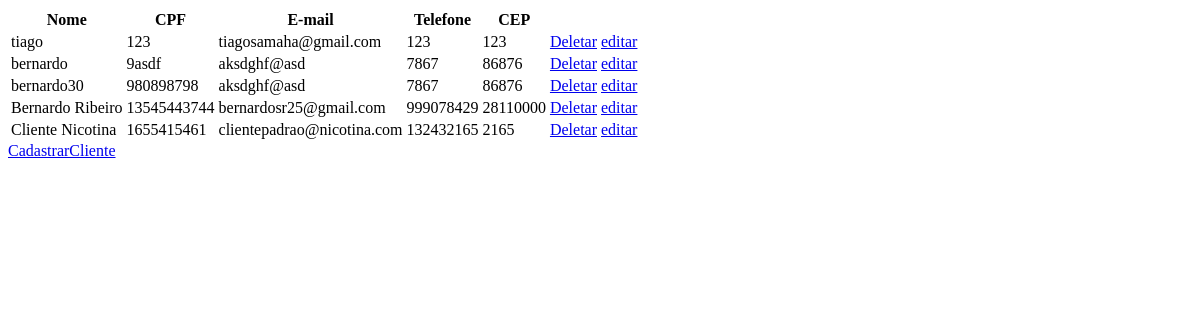
Page /cliente/lista_dos_clientes/ on the earlier database version.
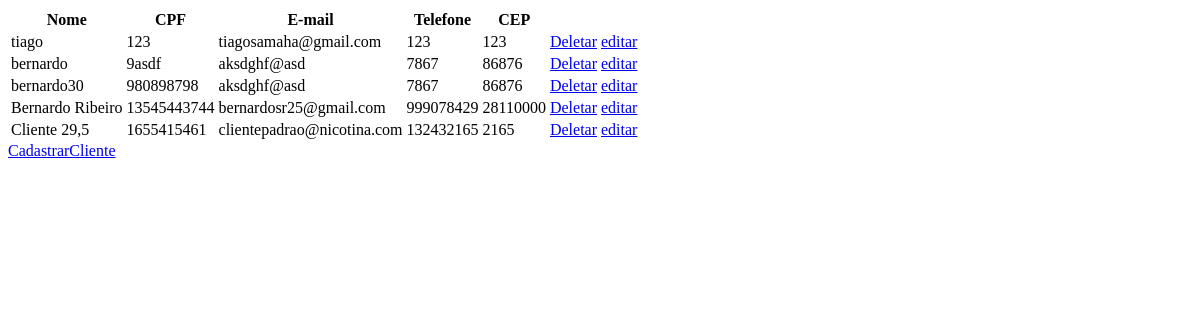
Same page on the later database version.
### cliente/models.py (models this page shows)
class Cliente(models.Model):
    nome = models.CharField(max_length=50)
    telefone = models.CharField(max_length=15)
    email = models.CharField(max_length=50)
    cep = models.CharField(max_length=15)
    cpf = models.CharField(max_length=15, unique=True)

### cliente/views.py (the view)
def lista_cliente(request):
    lista_clientes = Cliente.objects.all()
    return render(request, 'lista_cliente.html', {'lista_clientes':lista_clientes})

### cliente/templates/lista_cliente.html (shortened to what this page needs)
<!DOCTYPE html>
<html lang="pt-br">
<head>
</head>
<body>
    <table>
        <tr>
            <th>Nome</th>
            <th>CPF</th>
            <th>E-mail</th>
            <th>Telefone</th>
            <th>CEP</th>
        </tr>
        {% for cliente in lista_clientes %}
        <tr>
            <td> {{cliente.nome}} </td>
            <td> {{cliente.cpf}} </td>
            <td> {{cliente.email}} </td>
            <td> {{cliente.telefone}} </td>
            <td> {{cliente.cep}} </td>
            <td> <a href="/cliente/deletar_cliente/?cliente_id={{cliente.id}}">Deletar</a> </td>
            <td> <a href="/cliente/editar_cliente/?cliente_id={{cliente.id}}">editar</a> </td>
        </tr>
        {% endfor %}
    </table>
    <a href="/cliente/cadastro_cliente/">CadastrarCliente</a>
</body>
</html>

Differences in the rows shown:
changed Cliente "clientepadrao@nicotina.com": nome "Cliente Nicotina" → "Cliente 29,5"
